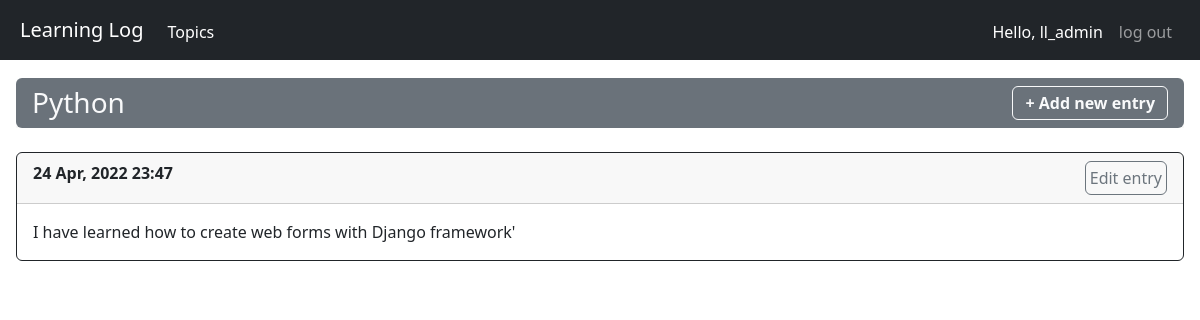
/topics/3 (signed in), run on the app's committed database.
### learning_logs/models.py (models this page shows, shortened)
class Topic(models.Model):
    text = models.CharField(max_length=200)
    date_added = models.DateTimeField(auto_now_add=True)
    owner = models.ForeignKey(User, models.CASCADE)
    def __str__(self):
        return self.text

class Entry(models.Model):
    topic = models.ForeignKey(Topic, models.CASCADE)
    text = models.TextField()
    date_added = models.DateTimeField(auto_now_add=True)
    class Meta:
        verbose_name_plural = 'entries'

### learning_logs/views.py (the view)
# urls.py: path('topics/<int:topic_id>', views.topic, name='topic'),
@login_required
def topic(request, topic_id):
    topic = Topic.objects.get(id=topic_id)
    check_topic_owner(request, topic)
    entries = topic.entry_set.order_by('-date_added')
    context = {'topic': topic, 'entries': entries}
    return render(request, 'learning_logs/topic.html', context)

### learning_logs/views.py (called while the page is built)
def check_topic_owner(request, topic):
    if topic.owner != request.user:
        raise Http404

### learning_logs/templates/learning_logs/topic.html
{% extends 'learning_logs/base.html' %}
{% block header %}
  <div class="card border-0 mb-4 bg-secondary">
    <div class="card-header text-light border-0">
      <span class="h3">{{ topic }}</span>
      <a class="btn btn-outline-light py-1 float-end"
         href="{% url 'learning_logs:new_entry' topic.id %}">
        <b>+ Add new entry</b>
      </a>
    </div>
  </div>
{% endblock header %}
{% block content %}
  {% for entry in entries %}
    <div class="card border-dark mb-3">
      <div class="card-header">
        <b>{{ entry.date_added|date:'d M, Y H:i' }}</b>
        <a class="btn btn-outline-secondary p-1 float-end"
           href="{% url 'learning_logs:edit_entry' entry.id %}">
          Edit entry
        </a>
      </div>
      <div class="card-body text-dark">
        <p class="card-text">{{ entry.text }}</p>
      </div>
    </div>
  {% empty %}
    <div class="card">
      <p class="card-text fs-5 p-2">
        There are no entries for this topic yet
      </p>
    </div>
  {% endfor %}
{% endblock content %}

### learning_logs/templates/learning_logs/base.html (shortened to what this page needs)
{% load bootstrap5 %}
<html lang="en">
<head>
  {% bootstrap_css %}
</head>
<body>
  <nav class="navbar sticky-top navbar-expand-sm px-2 navbar-dark bg-dark">
    <div class="container-fluid">
      <a class="navbar-brand" href="{% url 'learning_logs:index' %}">
        Learning Log
      </a>
      <div class="collapse navbar-collapse mb-0 mt-1 mb-lg-0" id="navbarNav">
        <div class="navbar-nav me-auto">
          <a class="nav-link active" aria-current="page"
             href="{% url 'learning_logs:topics' %}">
            Topics
          </a>
        </div>
        <div class="navbar-nav">
          {% if user.is_authenticated %}
            <a class="nav-link active">Hello, {{ user.username }}</a>
            <a class="nav-link" aria-current="page"
               href="{% url 'users:logout' %}">log out</a>
          {% else %}
            <a class="nav-link" aria-current="page"
               href="{% url 'users:login' %}">log in</a>
            <a class="nav-link" aria-current="page"
               href="{% url 'users:register' %}">register</a>
          {% endif %}
        </div>
      </div>
    </div>
  </nav>
  <div class="container-fluid px-3" style="margin-top:1.5%">
    <div class="page-header">
      {% block header %}{% endblock header %}
    </div>
    <div>
      {% block content%}{% endblock content%}
    </div>
  </div>
</body>
</html>

### data on the page
Topic: text "Python"
Entry: date_added "24 Apr, 2022 23:47", text "I have learned how to create web forms with Django framework'"

### other printed values
{{ user.username }} "ll_admin"
